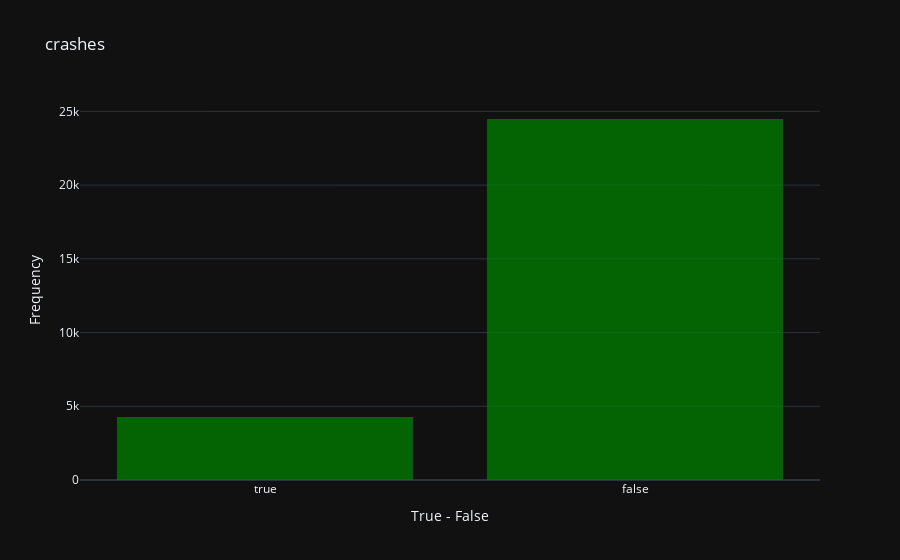

Notebook code cell kept with this figure:
### Code cell
trace = go.Histogram(
    x = data.crashes,
    opacity = 0.75,
    name = "crashes",
    marker = dict(color = 'green'))

hist_data = [trace]
hist_layout = go.Layout(barmode='overlay',
                   title = 'crashes',
                   xaxis = dict(title = 'True - False'),
                   yaxis = dict(title = 'Frequency'),
)
fig = go.Figure(data = hist_data, layout = hist_layout)
iplot(fig)

### Figure 1 — Plotly figure (JSON) as saved in the notebook; plotly's stock layout.template omitted (floating-point values rounded to 4 significant figures; data arrays with more than 128 entries replaced by an {"elided": "..."} marker saying what was removed)
{"data": [{"marker": {"color": "green"}, "name": "crashes", "opacity": 0.75, "x": {"elided": "28750 bool values"}, "type": "histogram"}], "layout": {"barmode": "overlay", "title": {"text": "crashes"}, "xaxis": {"title": {"text": "True - False"}}, "yaxis": {"title": {"text": "Frequency"}}}}
